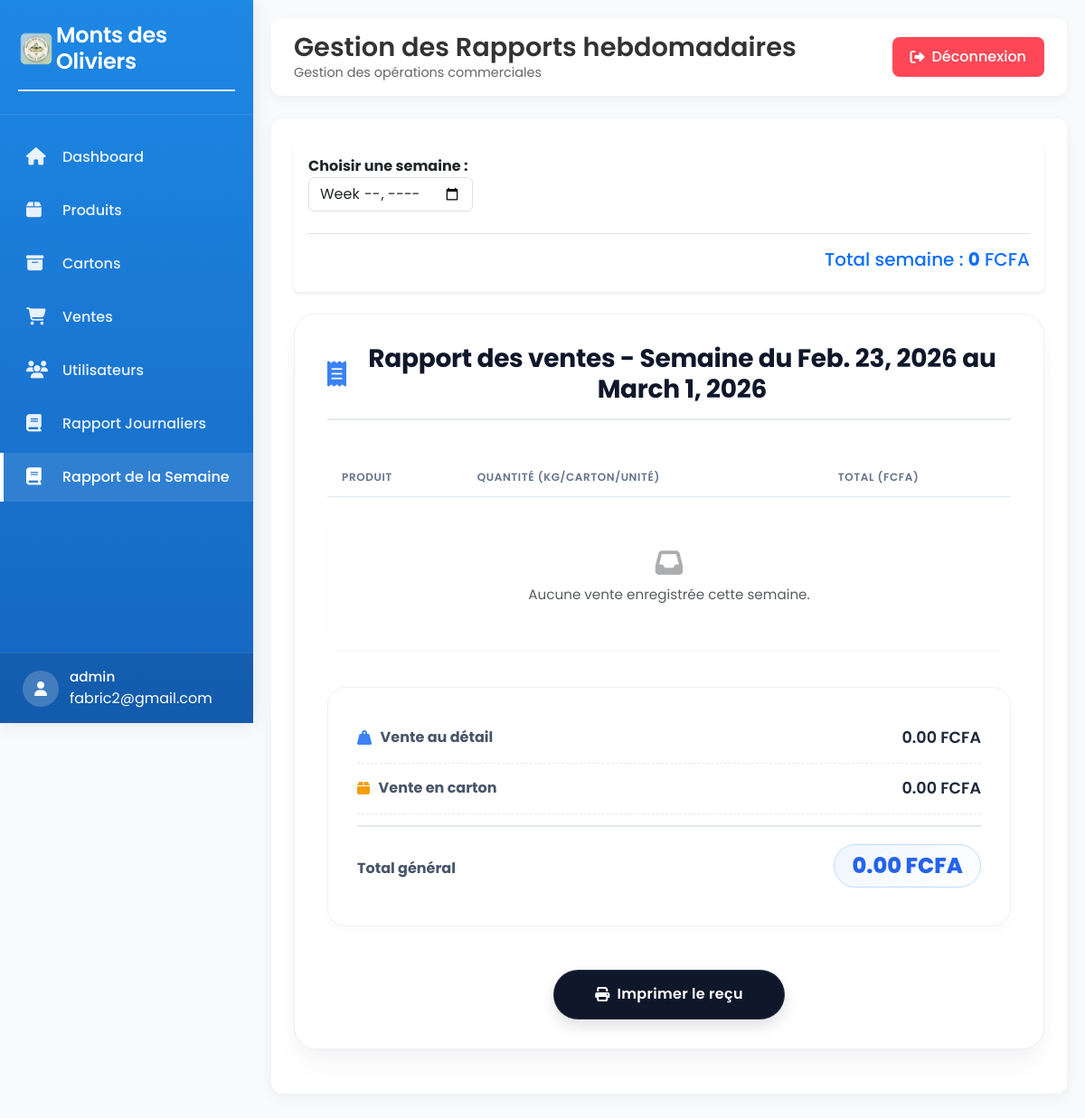
The page /rapport_semaine/ (signed in) on the database its author committed.
### stock_produit/models/user.py (models this page shows, shortened)
class User(AbstractUser):
    USER_TYPE_CHOICES = [
        ('admin', 'Admin'),
        ('caissier', 'Caissier'),
    ]
    username = None
    email = models.EmailField(unique=True)
    user_type = models.CharField(max_length=10, choices=USER_TYPE_CHOICES)
    USERNAME_FIELD = 'email'
    REQUIRED_FIELDS = []

### stock_produit/views.py (the view)
# urls.py: path('rapport_semaine/', views.rapport_semaine, name='rapport_semaine'),
def rapport_semaine(request):
    week_value = request.GET.get("week")  # Format attendu : "2026-W06"
    if week_value:
        year, week_num = map(int, week_value.split('-W'))
        start_date = date.fromisocalendar(year, week_num, 1)
        end_date = start_date + timedelta(days=6)
    else:
        today = date.today()
        start_date = today - timedelta(days=today.weekday())  # lundi
        end_date = start_date + timedelta(days=6)  # dimanche
    ventes = (
        Vente.objects
        .filter(recu__created_at__date__range=(start_date, end_date))
        .values('produit__name')
        .annotate(
            total_quantite=Sum(
                Case(
                    When(type_vente='DETAIL', then=F('poids_vendu')),
                    When(type_vente='CARTON', then=F('carton__initial_weight')),
                    default=0,
                    output_field=DecimalField()
                )
            ),
            total_montant=Sum('total_price')
        )
        .order_by('produit__name')
    )
    total_detail = (
        Vente.objects
        .filter(recu__created_at__date__range=(start_date, end_date), type_vente='DETAIL')
        .aggregate(total=Sum('total_price'))['total'] or 0
    )
    total_carton = (
        Vente.objects
        .filter(recu__created_at__date__range=(start_date, end_date), type_vente='CARTON')
        .aggregate(total=Sum('total_price'))['total'] or 0
    )
    total_general = total_detail + total_carton
    context = {
        'ventes': ventes,
        'total_detail': total_detail,
        'total_carton': total_carton,
        'total_general': total_general,
        'start_date': start_date,
        'end_date': end_date,
        'selected_week': week_value,
    }
    return render(request, "Rapport/rapport_semaine.html", context)

### stock_produit/templates/Rapport/rapport_semaine.html (shortened to what this page needs)
{% extends "Base/base.html" %}
{% block page_title %}Gestion des Rapports hebdomadaires{% endblock %}
{% block content %}
<div class="card shadow-sm border-0 mb-4">
    <div class="card-body p-3">
        <form method="get" action="{% url 'rapport_semaine' %}" id="weekForm" class="mb-3">
            <label for="week" class="fw-bold">Choisir une semaine :</label>
            <input
                type="week"
                name="week"
                id="week"
                class="form-control w-auto"
                value="{{ selected_week }}"
                onchange="document.getElementById('weekForm').submit();"
            >
        </form>
        <div class="text-end mt-4 pt-3 border-top">
            <h5 class="text-primary">
                Total semaine : <span class="fw-bold">{{ total_general }}</span> FCFA
            </h5>
        </div>
    </div>
</div>
<div class="container my-4" id="receipt">
    <h3 class="text-center">
        <i class="fas fa-receipt me-2" style="color: #3b82f6;"></i> Rapport des ventes - Semaine du {{ start_date }} au {{ end_date }}
    </h3>
    <table class="table mt-4">
        <thead>
            <tr>
                <th>Produit</th>
                <th>Quantité (Kg/carton/unité)</th>
                <th>Total (FCFA)</th>
            </tr>
        </thead>
        <tbody>
            {% for v in ventes %}
            <tr>
                <td><span class="product-name">{{ v.produit__name }}</span></td>
                <td><span class="badge-qty">{{ v.total_quantite|floatformat:2 }} kg</span></td>
                <td><span class="amount">{{ v.total_montant|floatformat:2 }}</span></td>
            </tr>
            {% empty %}
            <tr>
                <td colspan="3" class="text-center py-5 text-muted">
                    <i class="fas fa-inbox fa-2x mb-2" style="opacity: 0.5;"></i><br>
                    Aucune vente enregistrée cette semaine.
                </td>
            </tr>
            {% endfor %}
        </tbody>
    </table>
    <div class="summary-card">
        <div class="summary-item">
            <span class="summary-label">
                <i class="fas fa-weight-hanging" style="color: #3b82f6;"></i> <strong>Vente au détail</strong>
            </span>
            <span class="summary-value">  {{ total_detail|floatformat:2 }} FCFA</span>
        </div>
        <div class="summary-item">
            <span class="summary-label">
                <i class="fas fa-box" style="color: #f59e0b;"></i> <strong>Vente en carton</strong>
            </span>
            <span class="summary-value">{{ total_carton|floatformat:2 }} FCFA</span>
        </div>
        <div class="summary-item total">
            <span class="summary-label fw-bold">Total général</span>
            <span class="summary-value grand-total">{{ total_general|floatformat:2 }} FCFA</span>
        </div>
    </div>
    <div class="text-center mt-5">
        <button class="btn-print" onclick="window.print()">
            <i class="fas fa-print me-2"></i> Imprimer le reçu
        </button>
    </div>
</div>
{% endblock %}

### stock_produit/templates/Base/base.html (shortened to what this page needs)
<!DOCTYPE html>
<html lang="fr">
<head>
    {% load static %}
    <link href="https://cdn.jsdelivr.net/npm/bootstrap@5.3.2/dist/css/bootstrap.min.css" rel="stylesheet">
    <link href="https://cdnjs.cloudflare.com/ajax/libs/font-awesome/6.5.1/css/all.min.css" rel="stylesheet">
</head>
<body>
    <div class="sidebar" id="sidebar">
        <div class="sidebar-header">
            <h3><img src="{% static 'icons/icon-192.png' %}" alt="" class="img-icons"> Monts des Oliviers</h3>
        </div>
        <div class="sidebar-menu">
            <ul>
                <li>
                    <a href="{% url 'dashboard' %}" class="{% if request.path == '/dashboard/' %}active{% endif %}">
                        <i class="fas fa-home"></i>
                        <span>Dashboard</span>
                    </a>
                </li>
                <li>
                    <a href="{% url 'produits' %}" class="{% if 'produits' in request.path %}active{% endif %}">
                        <i class="fas fa-box"></i>
                        <span>Produits</span>
                    </a>
                </li>
                <li>
                    <a href="{% url 'cartons' %}" class="{% if 'cartons' in request.path %}active{% endif %}">
                        <i class="fas fa-archive"></i>
                        <span>Cartons</span>
                    </a>
                </li>
                <li>
                    <a href="{% url 'ventes' %}" class="{% if 'ventes' in request.path %}active{% endif %}">
                        <i class="fas fa-shopping-cart"></i>
                        <span>Ventes</span>
                    </a>
                </li>
                <li>
                    <a href="{% url 'users' %}" class="{% if 'users' in request.path %}active{% endif %}">
                        <i class="fas fa-users"></i>
                        <span>Utilisateurs</span>
                    </a>
                </li>
                <li>
                    <a href="{% url 'rapport_journalier' %}" class="{% if 'rapport_journalier' in request.path %}active{% endif %}">
                        <i class="fa-solid fa-book"></i>
                        <span>Rapport Journaliers</span>
                    </a>
                </li>
                                <li>
                    <a href="{% url 'rapport_semaine' %}" class="{% if 'rapport_semaine' in request.path %}active{% endif %}">
                        <i class="fa-solid fa-book"></i>
                        <span>Rapport de la Semaine</span>
                    </a>
                </li>
            </ul>
        </div>
        <div class="user-profile">
            <div class="user-info">
                <div class="user-avatar">
                    <i class="fas fa-user"></i>
                </div>
                <div>
                    {% if request.user.is_authenticated %}
                    <div class="user-name">{{ request.user.user_type }}</div>
                    <span>{{ request.user.email }}</span>
                    {% endif %}
                </div>
            </div>
        </div>
    </div>
    <div class="main-content" id="mainContent">
        <nav class="top-navbar">
            <div class="left-header">
                <div class="page-title">
                    <h1>{% block page_title %}Dashboard{% endblock %}</h1>
                    <p>{% block page_subtitle %}Gestion des opérations commerciales{% endblock %}</p>
                </div>
            </div>
            <div class="top-actions">
                <a href="{% url 'deconnexion' %}" class="logout-btn">
                    <i class="fas fa-sign-out-alt"></i>
                    Déconnexion
                </a>
            </div>
        </nav>
        <div class="content-card fade-in">
            {% block content %}{% endblock %}
        </div>
    </div>
</body>
</html>

### stock_produit/templates/Base/base.html (style rules this page uses)
:root { --primary-blue: #1e88e5; --dark-blue: #1565c0; --light-blue: #e3f2fd; --sidebar-width: 280px; --sidebar-collapsed: 80px; }
* { margin: 0; padding: 0; box-sizing: border-box; font-family: 'Poppins', sans-serif; }
body { background-color: #f8f9fa; min-height: 100vh; overflow-x: hidden; }
.sidebar { width: var(--sidebar-width); background: linear-gradient(180deg, var(--primary-blue) 0%, var(--dark-blue) 100%); position: fixed; top: 0; left: 0; height: 100vh; z-index: 1050; transition: all 0.3s ease; box-shadow: 0 0 20px rgba(0, 0, 0, 0.1); transform: translateX(0); }
.sidebar-header { padding: 25px 20px; border-bottom: 1px solid rgba(255, 255, 255, 0.1); display: flex; justify-content: space-between; align-items: center; }
.sidebar-header h3 { color: white; font-weight: 600; font-size: 1.5rem; margin: 0; }
.sidebar-menu { padding: 20px 0; height: calc(100vh - 180px); overflow-y: auto; }
.sidebar-menu ul { list-style: none; padding: 0; }
.sidebar-menu li { margin-bottom: 5px; }
.sidebar-menu a { display: flex; align-items: center; padding: 15px 25px; color: rgba(255, 255, 255, 0.9); text-decoration: none; transition: all 0.3s; border-left: 4px solid transparent; }
.sidebar-menu a:hover, .sidebar-menu a.active { background: rgba(255, 255, 255, 0.1); color: white; border-left-color: white; }
.sidebar-menu i { width: 25px; font-size: 1.2rem; margin-right: 15px; }
.sidebar-menu span { font-weight: 500; }
.user-profile { position: absolute; bottom: 0; left: 0; right: 0; padding: 15px 25px; border-top: 1px solid rgba(255, 255, 255, 0.1); background: rgba(0, 0, 0, 0.1); }
.user-info { display: flex; align-items: center; color: white; }
.user-avatar { width: 40px; height: 40px; background: rgba(255, 255, 255, 0.2); border-radius: 50%; display: flex; align-items: center; justify-content: center; margin-right: 12px; }
.user-name { font-weight: 500; font-size: 0.95rem; }
.main-content { margin-left: var(--sidebar-width); padding: 20px; min-height: 100vh; transition: all 0.3s ease; }
.top-navbar { background: white; padding: 15px 25px; border-radius: 12px; box-shadow: 0 4px 12px rgba(0, 0, 0, 0.05); margin-bottom: 25px; display: flex; justify-content: space-between; align-items: center; }
.top-navbar .page-title h1 { font-size: 1.8rem; font-weight: 600; color: #333; margin: 0; }
.top-navbar .page-title p { color: #666; margin: 0; font-size: 0.9rem; }
.top-actions { display: flex; align-items: center; gap: 20px; }
.left-header { display: flex; align-items: center; }
.logout-btn { background: #ff4757; color: white; border: none; padding: 10px 20px; border-radius: 8px; font-weight: 500; transition: all 0.3s; display: flex; align-items: center; gap: 8px; text-decoration: none; }
.content-card { background: white; border-radius: 12px; padding: 25px; box-shadow: 0 4px 15px rgba(0, 0, 0, 0.05); margin-bottom: 25px; }
.img-icons { width: 40px; height: 40px; margin-right: 2px; border-radius: 15px ; }
.fade-in { animation: fadeIn 0.5s ease-out; }

### rows shown on the page
User: user.user_type "admin", user.email "fabric2@gmail.com", last_login "Feb. 23, 2026"

### other values the page prints
{{ total_general }} "0"
{{ end_date }} "March 1, 2026"
{{ total_detail|floatformat:2 }} "0.00"
{{ total_carton|floatformat:2 }} "0.00"
{{ total_general|floatformat:2 }} "0.00"
